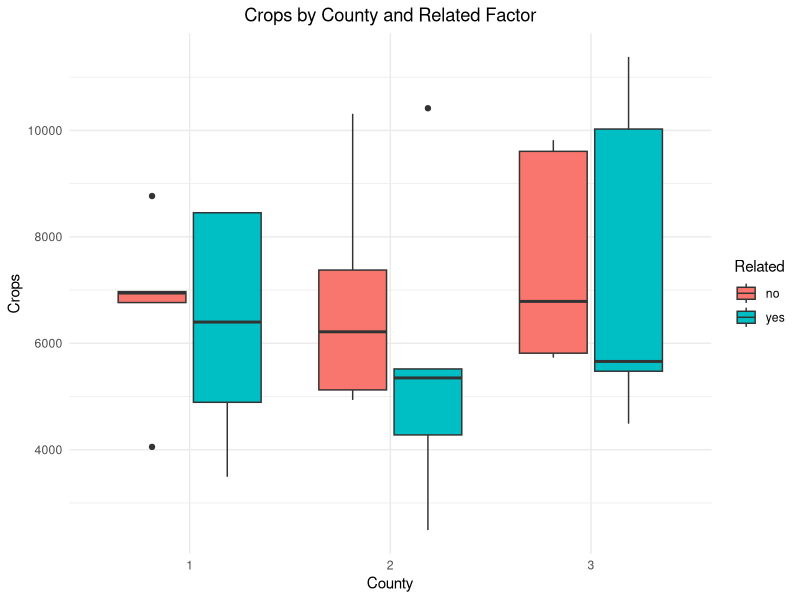
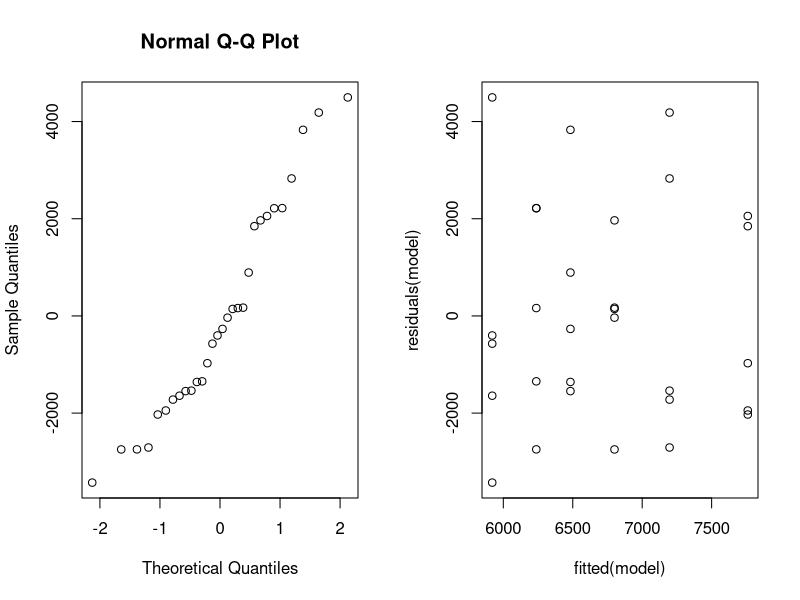
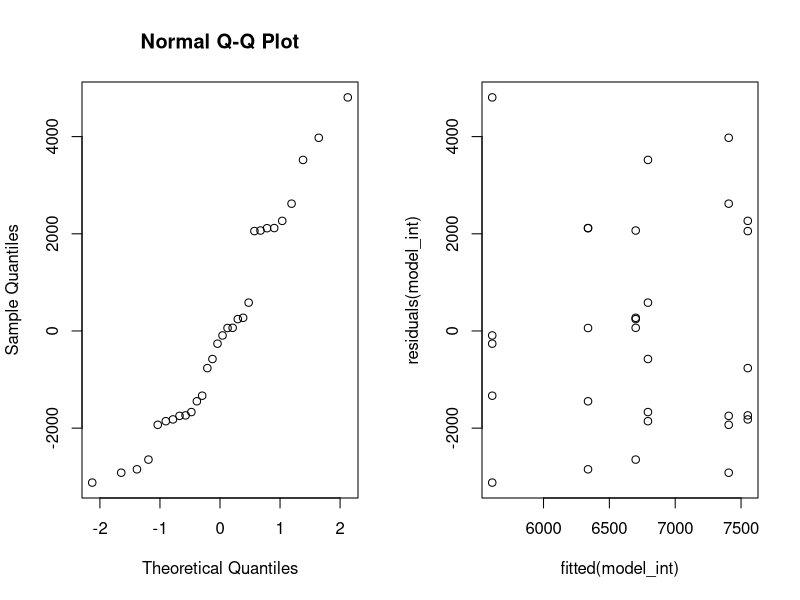

Reproduce these figures in R, in order.
library(ggplot2)

# Read the data
setwd("~/Library/CloudStorage/OneDrive-UvA/CLS/Experimental Design and Data Analysis/Assignment 1/EDDA_assignment1")
data <- read.table("crops.txt", header=TRUE)
data$County <- factor(data$County)  
data$Related <- factor(data$Related, levels = c("no", "yes"))

# a

## Plot the data
ggplot(data, aes(x = County, y = Crops, fill = Related)) +
  geom_boxplot() +
  labs(title = "Crops by County and Related Factor",
       x = "County",
       y = "Crops") +
  theme_minimal() +
  theme(plot.title = element_text(hjust = 0.5))

## Run ANOVA
model = lm(Crops ~ County + Related, data=data); anova(model)
model_int = lm(Crops ~ County * Related, data=data); anova(model_int)

## Check distribution of residuals
par(mfrow=c(1,2)); qqnorm(residuals(model))
plot(fitted(model), residuals(model))

qqnorm(residuals(model_int))
plot(fitted(model_int), residuals(model_int))

## Estimate the crops for a typical farm in County 3 for which landlord and tenant are not related

farm <- data.frame(County = factor(3, levels = levels(data$County)),
                   Related = "no")
predicted_crops <- predict(model, newdata = farm)
print(predicted_crops)